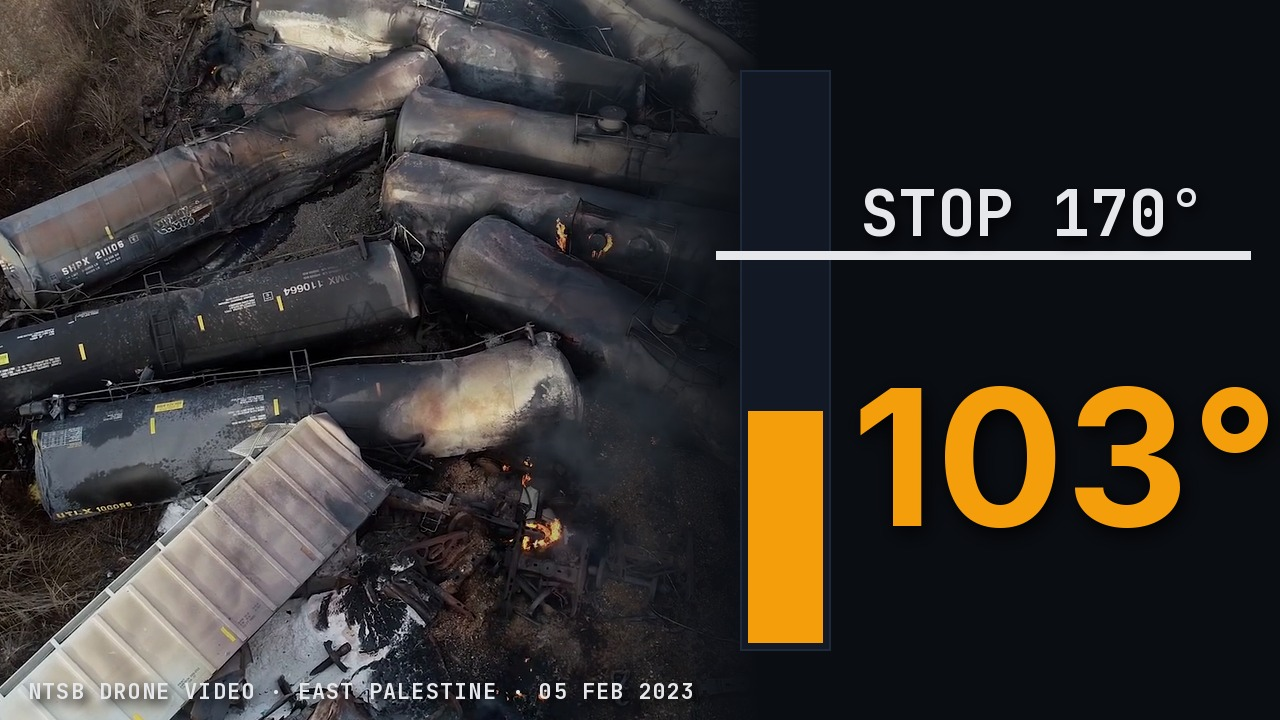
#> input picture films/east-palestine/youtube/thumb_a_billing_line.jpg, 1280 x 720 px; its folder holds only this picture in this run
$ python make_thumbnails.py thumb_a_billing_line.jpg thumb_b_not_necessary.jpg
#> lines starting #> are read from the running program, lines starting #| are printed output that depends on the picture
#!/usr/bin/env python3
"""Three 1280x720 thumbnails for Test & Compare (PLAYBOOK §13.3, §13.7), one per title.

  ffmpeg -ss 5 -i public/films/east-palestine/footage/ntsb_drone_wreck_fire.mp4 -frames:v 1 OUT/drone.png
  python3 films/east-palestine/youtube/make_thumbnails.py OUT/drone.png films/east-palestine/youtube

All three stand on the film's opening exhibit, on screen 0:00-0:07: the NTSB's drone video of the wreck burning,
05 FEB 2023 (US government work, public domain; media_manifest.csv). The picture is the real frame, graded only
(no object added or removed); every number is the record's (claims C05, C07, C13, C37).
Colours from config/brand.yaml: void #0a0d12, cyan #38bdf8, amber #f59e0b, red #ef4444, ink #e5e7eb.
"""
import sys
from pathlib import Path

from PIL import Image, ImageDraw, ImageEnhance, ImageFilter, ImageFont

ROOT = Path(__file__).resolve().parents[3]
BOLD = str(ROOT / "public/fonts/Inter-700.woff2")
MONO = str(ROOT / "public/fonts/JetBrainsMono-700.woff2")
VOID, CYAN, AMBER, RED, INK = (10, 13, 18), (56, 189, 248), (245, 158, 11), (239, 68, 68), (229, 231, 235)
W, H = 1280, 720


def width(text, font, tracking=0):
    return sum(font.getlength(c) + tracking for c in text) - tracking


def shadowed(base, xy, text, font, fill, spread=10, tracking=0):
    """Text with a soft dark shadow so it holds on a TV home screen and at phone-browse size."""
    layer = Image.new("RGBA", base.size, (0, 0, 0, 0))
    d = ImageDraw.Draw(layer)
    x, y = xy
    for ch in text:
        d.text((x + 4, y + 6), ch, font=font, fill=(0, 0, 0, 235))
        x += font.getlength(ch) + tracking
    base.alpha_composite(layer.filter(ImageFilter.GaussianBlur(spread)))
    d = ImageDraw.Draw(base)
    x, y = xy
    for ch in text:
        d.text((x, y), ch, font=font, fill=fill)
        x += font.getlength(ch) + tracking


def photo(src: Path, size, centre=(0.5, 0.5), zoom=1.0) -> Image.Image:
    """The drone frame, cropped to `size` around `centre`, graded a touch darker and cooler (nothing added)."""
    im = Image.open(src).convert("RGB")
    tw, th = size
    s = max(tw / im.width, th / im.height) * zoom
    im = im.resize((round(im.width * s), round(im.height * s)), Image.LANCZOS)
    cx, cy = centre[0] * im.width, centre[1] * im.height
    x0 = min(max(0, round(cx - tw / 2)), im.width - tw)
    y0 = min(max(0, round(cy - th / 2)), im.height - th)
    im = im.crop((x0, y0, x0 + tw, y0 + th))
    im = ImageEnhance.Contrast(ImageEnhance.Brightness(im).enhance(0.82)).enhance(1.12)
    return im.convert("RGBA")


def fade(out, box, direction, strength=255):
    """A void gradient over part of the frame so type sits on a calm field."""
    x0, y0, x1, y1 = box
    g = Image.new("L", (x1 - x0, y1 - y0))
    n = (x1 - x0) if direction in "lr" else (y1 - y0)
    for i in range(n):
        a = round(strength * (i / max(1, n - 1)) ** 1.4)
        if direction == "l":
            a = round(strength * ((n - 1 - i) / max(1, n - 1)) ** 1.4)
        if direction in "lr":
            ImageDraw.Draw(g).line((i, 0, i, y1 - y0), fill=a)
        else:
            ImageDraw.Draw(g).line((0, i, x1 - x0, i), fill=a)
    layer = Image.new("RGBA", (x1 - x0, y1 - y0), VOID + (255,))
    layer.putalpha(g)
    out.alpha_composite(layer, (x0, y0))


def credit(out, text, xy=(28, 676)):
    shadowed(out, xy, text, ImageFont.truetype(MONO, 22), INK, spread=5, tracking=1)


def billing_line(src: Path) -> Image.Image:
    """A: the wreck, and beside it the Salem reading stopped well short of the line that stops a train."""
    out = Image.new("RGBA", (W, H), VOID + (255,))
    out.alpha_composite(photo(src, (760, H), centre=(0.42, 0.55), zoom=1.15), (0, 0))
    fade(out, (480, 0, 760, H), "r")
    d = ImageDraw.Draw(out)
    # the meter: 0-250 degrees above ambient, the bar filled to 103, the stop line at 170 (Salem, NTSB p. 6)
    mx, top, bot = 740, 70, 650
    yv = lambda v: bot - (bot - top) * v / 250
    d.rectangle((mx, top, mx + 90, bot), fill=(18, 24, 36, 255), outline=(30, 41, 59, 255), width=2)
    d.rectangle((mx + 8, yv(103), mx + 82, bot - 8), fill=AMBER + (255,))
    d.rectangle((mx - 24, yv(170) - 4, 1250, yv(170) + 4), fill=INK + (255,))
    f_line = ImageFont.truetype(MONO, 64)
    shadowed(out, (mx + 120, yv(170) - 86), "STOP 170°", f_line, INK, spread=6)
    f_big = ImageFont.truetype(BOLD, 190)
    shadowed(out, (mx + 112, yv(103) - 70), "103°", f_big, AMBER, tracking=2)
    credit(out, "NTSB DRONE VIDEO · EAST PALESTINE · 05 FEB 2023")
    return out


def not_necessary(src: Path) -> Image.Image:
    """B: the wreck full frame; the NTSB's own finding on the burn, attributed."""
    out = photo(src, (W, H), centre=(0.5, 0.48), zoom=1.05)
    fade(out, (0, 300, W, H), "d", 245)
    f_kick = ImageFont.truetype(MONO, 52)
    shadowed(out, (60, 372), "NTSB ON THE BURN:", f_kick, INK, spread=6, tracking=2)
    f_big = ImageFont.truetype(BOLD, 128)
    shadowed(out, (52, 440), "NOT NECESSARY", f_big, RED, tracking=2)
    credit(out, "NTSB DRONE VIDEO · 05 FEB 2023 · FINDING: NTSB RIR-24-05", (60, 620))
    return out


def nineteen_miles(src: Path) -> Image.Image:
    """C: the gap. Two detector ticks on the route, nothing between them, the wreck at the end of it."""
    out = Image.new("RGBA", (W, H), VOID + (255,))
    out.alpha_composite(photo(src, (720, H), centre=(0.55, 0.55), zoom=1.3), (W - 720, 0))
    fade(out, (W - 720, 0, W - 420, H), "l")
    d = ImageDraw.Draw(out)
    y = 520
    x0, x1 = 70, 760
    d.line((x0, y, x1, y), fill=(30, 41, 59, 255), width=6)
    for x in range(x0 + 20, x1 - 10, 34):  # the blind strip, dashed amber
        d.line((x, y, x + 18, y), fill=AMBER + (255,), width=6)
    for x, c in ((x0, CYAN), (x1, RED)):
        d.rectangle((x - 9, y - 34, x + 9, y + 34), fill=c + (255,))
    f_big = ImageFont.truetype(BOLD, 190)
    shadowed(out, (54, 150), "19 MILES", f_big, INK, tracking=2)
    f_lbl = ImageFont.truetype(MONO, 40)
    shadowed(out, (x0 - 10, y + 52), "SALEM", f_lbl, CYAN, spread=6)
    t = "EAST PALESTINE"
    shadowed(out, (x1 - width(t, f_lbl) + 20, y + 52), t, f_lbl, RED, spread=6)
    shadowed(out, (x0 + 120, y - 92), "NO DETECTOR BETWEEN", ImageFont.truetype(MONO, 40), AMBER, spread=6)
    credit(out, "NTSB DRONE VIDEO · 05 FEB 2023 · ROUTE AFTER NTSB FIG. 3", (60, 676))
    return out


def main() -> int:
    src, dst = Path(sys.argv[1]), Path(sys.argv[2])
    for name, fn in (("thumb_a_billing_line", billing_line), ("thumb_b_not_necessary", not_necessary),
                     ("thumb_c_19_miles", nineteen_miles)):
        im = fn(src).convert("RGB")
        im.save(dst / f"{name}.jpg", quality=92)
        im.resize((168, 94), Image.LANCZOS).save(dst / f"{name}_168.png")  # the browse-size gate (§13.3)
        print(dst / f"{name}.jpg")
#> this loop made 3 passes
#> pass 1, in billing_line, `out = Image.new("RGBA", (W, H), VOID + (255,))`:
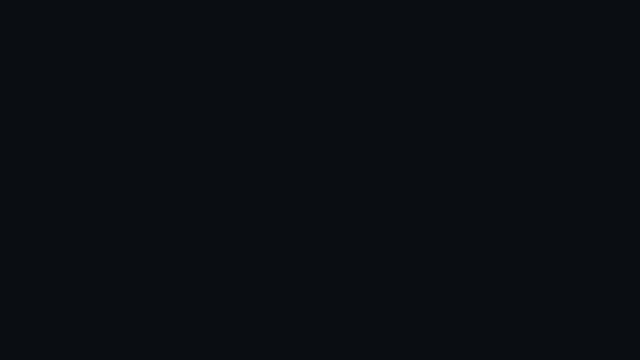
#> out: PIL image 1280x720 RGBA (shown at 1/2 size); mean R, G, B, A 10, 13, 18, 255
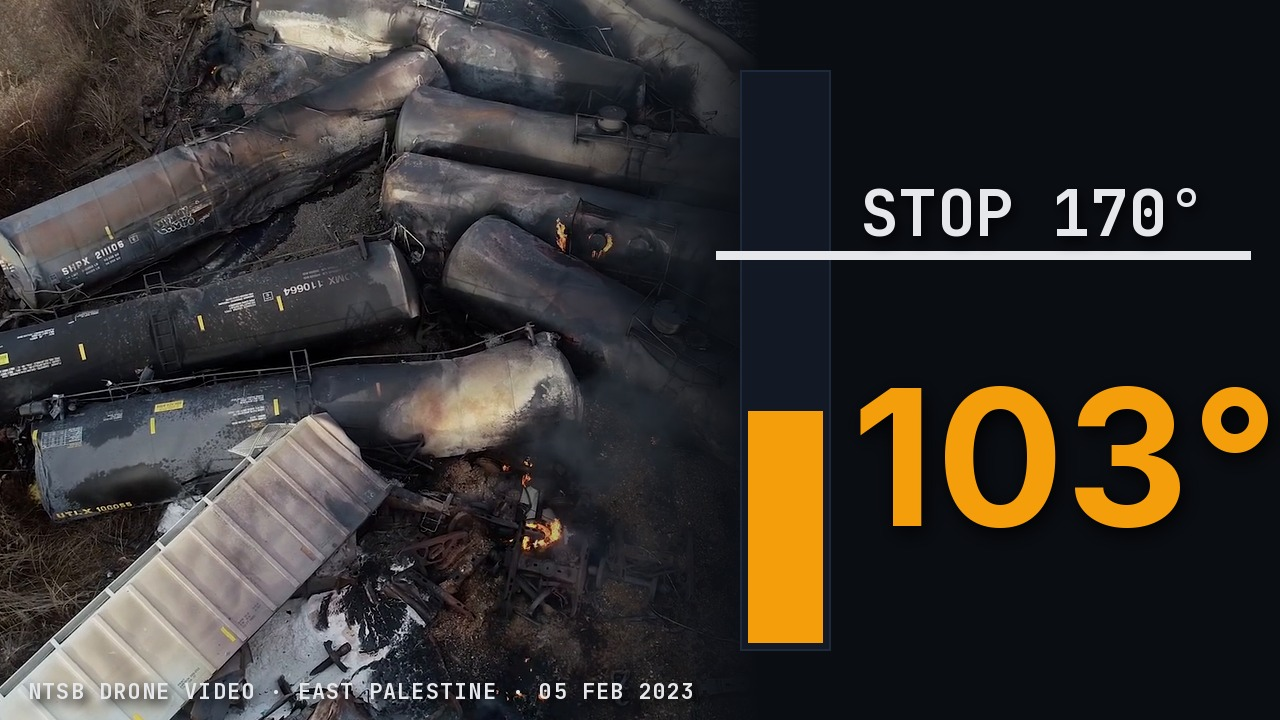
#> input picture films/east-palestine/youtube/thumb_a_billing_line.jpg, 1280 x 720 px
#> pass 1, in photo, `im = im.crop((x0, y0, x0 + tw, y0 + th))`:
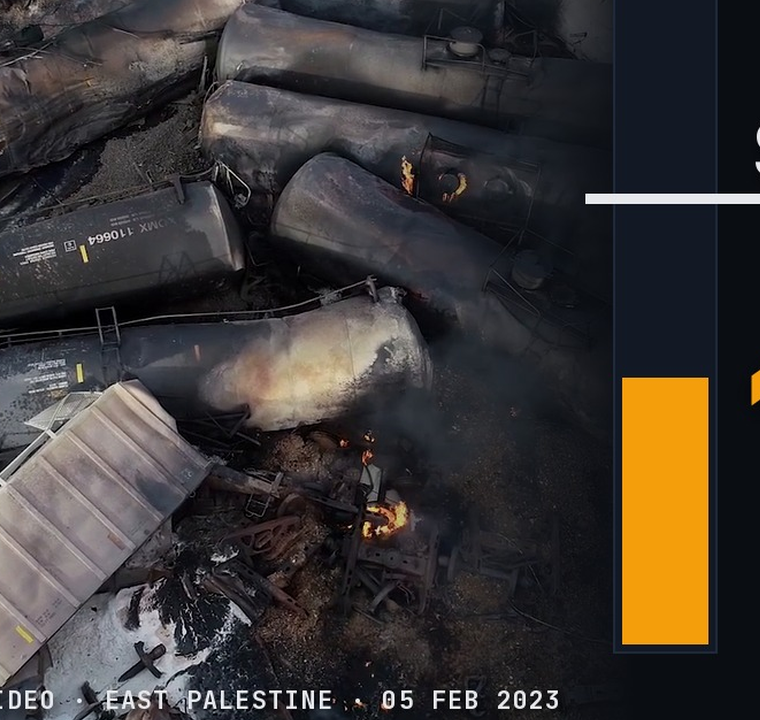
#> im: PIL image 760x720 RGB; mean R, G, B 60.8, 56, 53.7
#> pass 1, in photo, `im = ImageEnhance.Contrast(ImageEnhance.Brightness(im).enhance(0.82))...`:
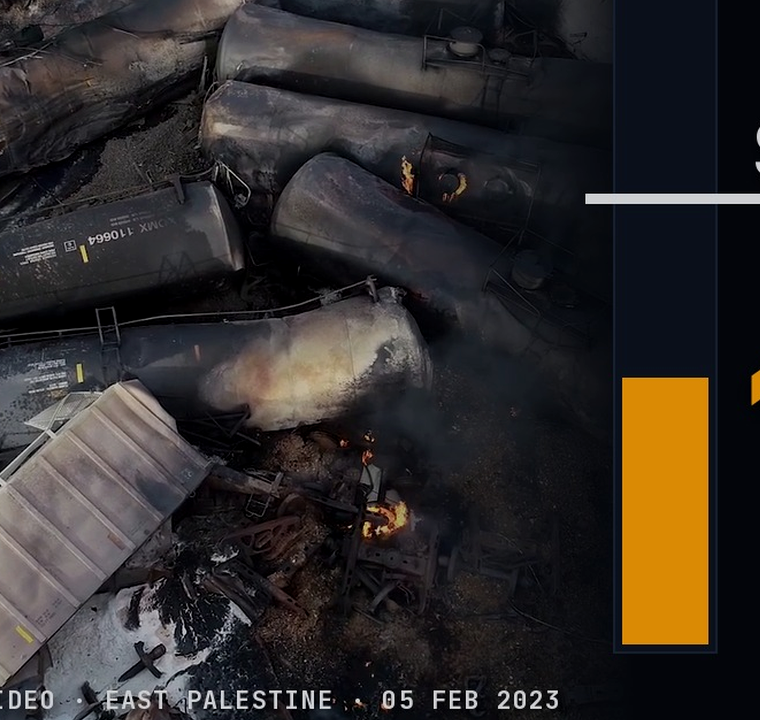
#> im: PIL image 760x720 RGB; mean R, G, B 49.4, 44.9, 42.8
#> after the loop:
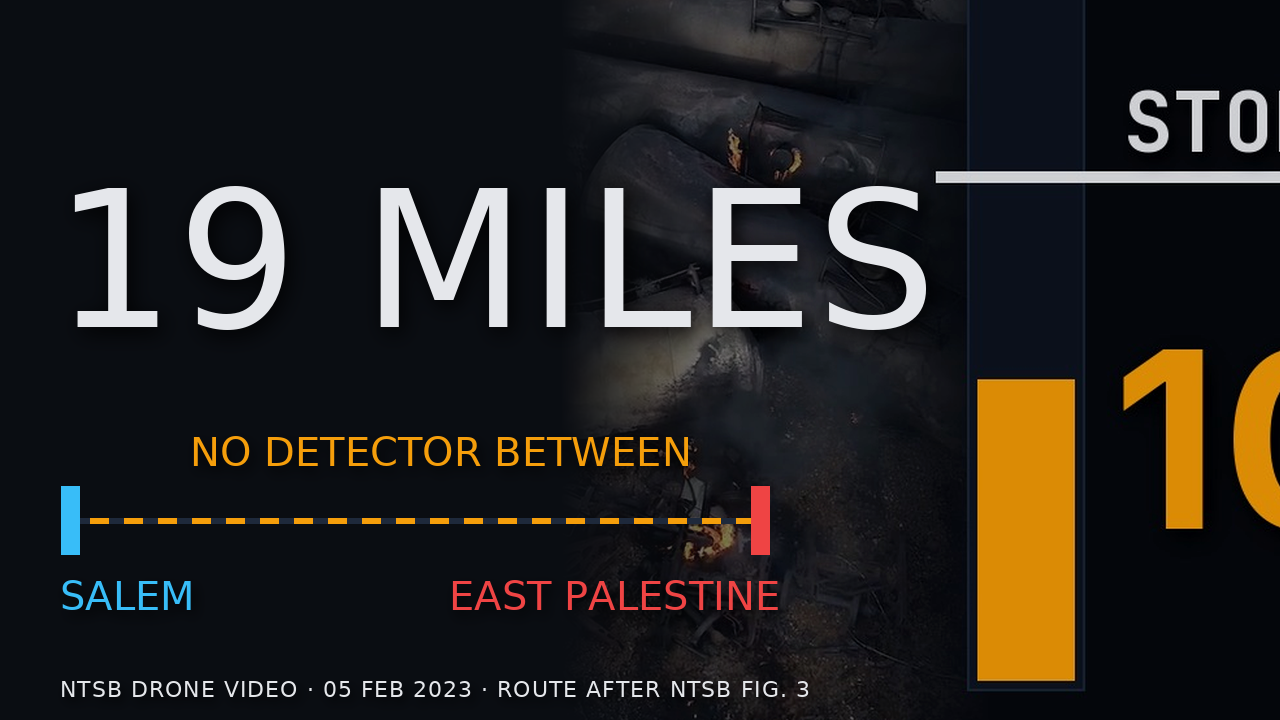
#> im: PIL image 1280x720 RGB; mean R, G, B 36.7, 33.9, 31.4
    return 0


if __name__ == "__main__":
    raise SystemExit(main())
#> (the program exits here)

$ run again, on films/east-palestine/youtube/thumb_e_bearing_written_for_billing.jpg
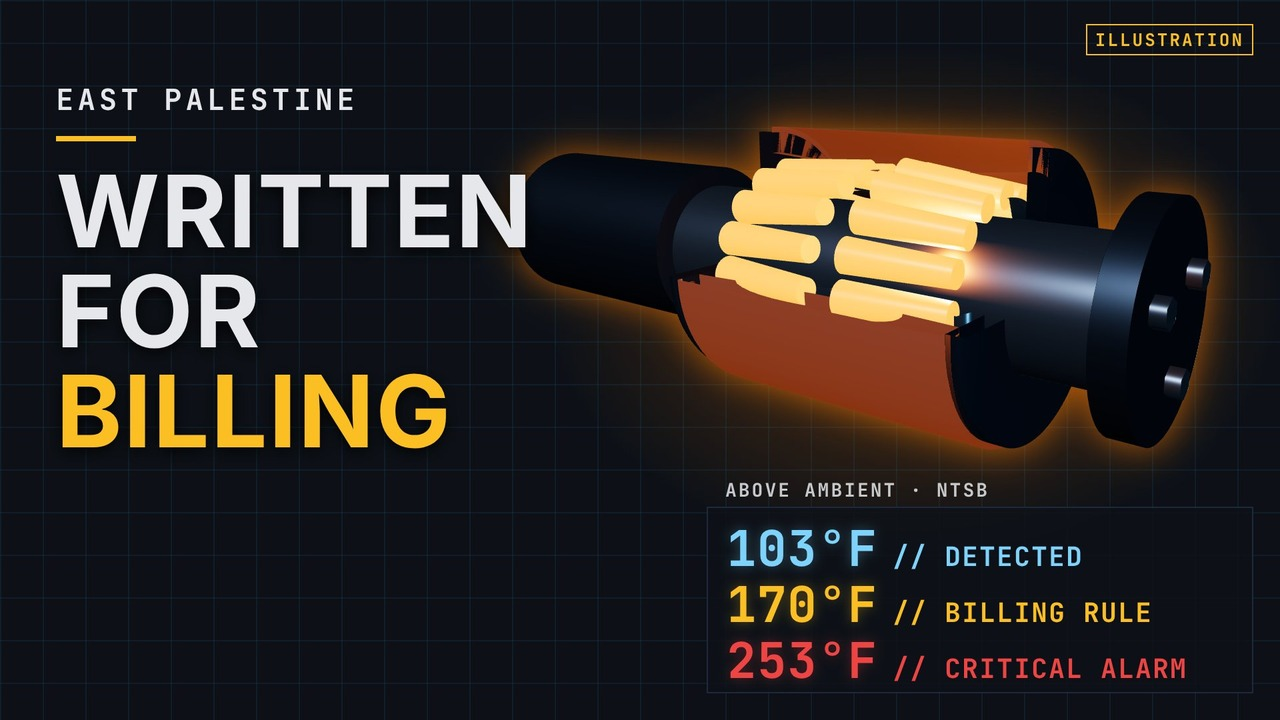
#> input picture films/east-palestine/youtube/thumb_e_bearing_written_for_billing.jpg, 1280 x 720 px
#> the loop in main, `for name, fn in (("thumb_a_billing_line", billing_line), ("thumb_b_not..` made 3 passes
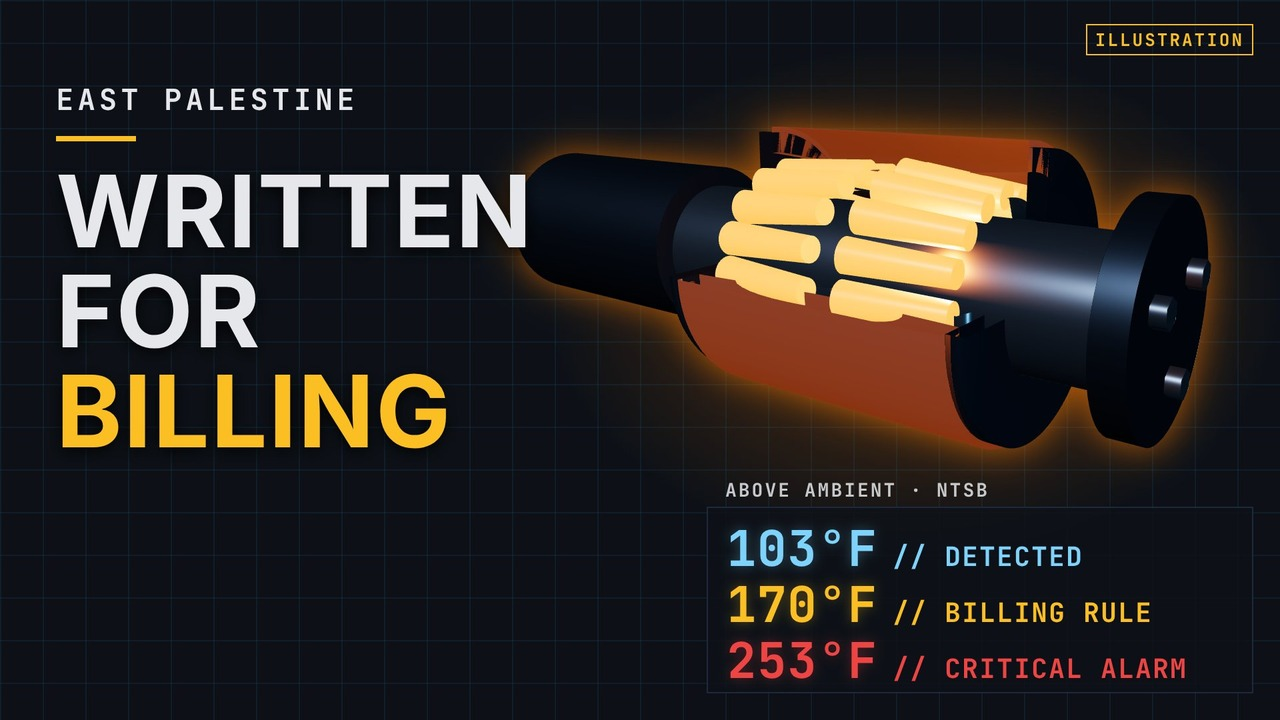
#> input picture films/east-palestine/youtube/thumb_e_bearing_written_for_billing.jpg, 1280 x 720 px
#> pass 1, in photo, `im = ImageEnhance.Contrast(ImageEnhance.Brightness(im).enhance(0.82))...`:
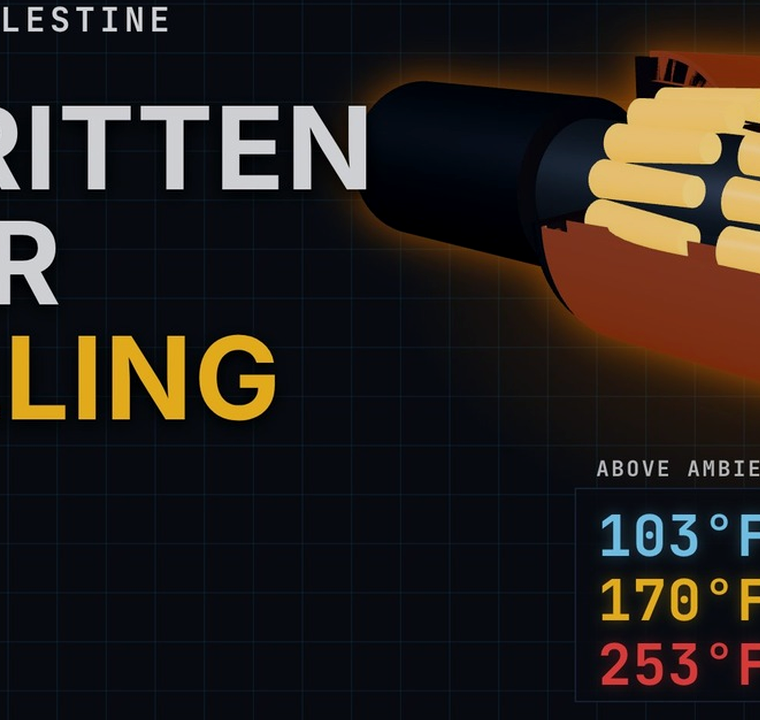
#> im: PIL image 760x720 RGB; mean R, G, B 38.1, 32.3, 28.5
#> after the loop in main, `for name, fn in (("thumb_a_billing_line", billing_line), ("thumb_b_not..`:
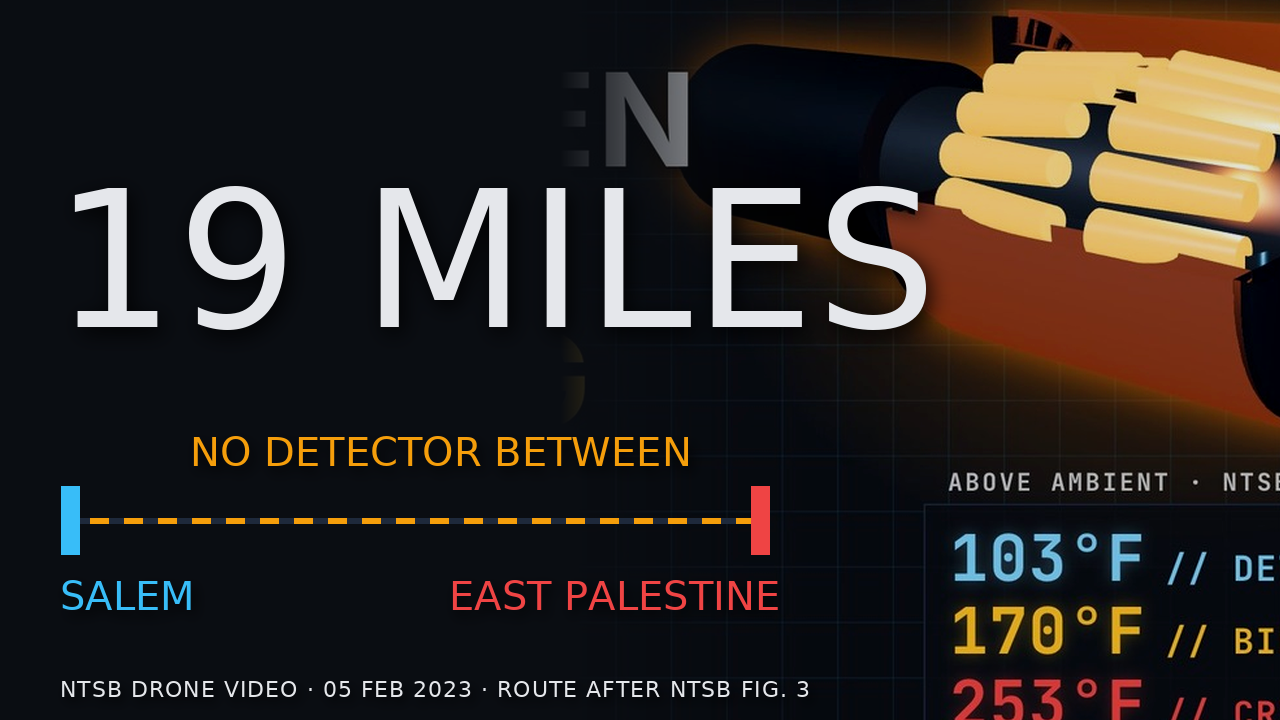
#> im: PIL image 1280x720 RGB; mean R, G, B 45.6, 38.7, 34.4
